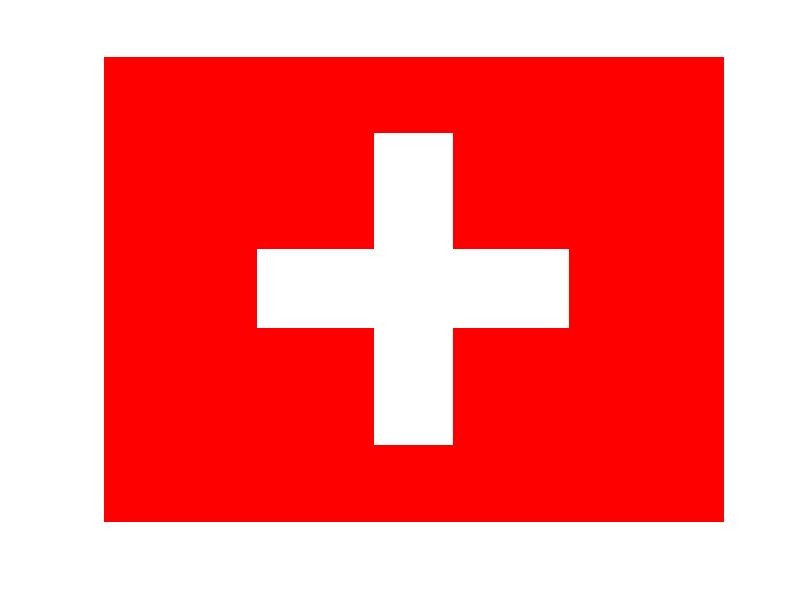

This figure's MATLAB source:
a=zeros(300,400,3);

a(:,:,1)=255;
a(:,:,2)=0;
a(:,:,3)=0;

a(50:250,175:225,:)=255;
a(125:175,100:300,:)=255;

imshow(a);